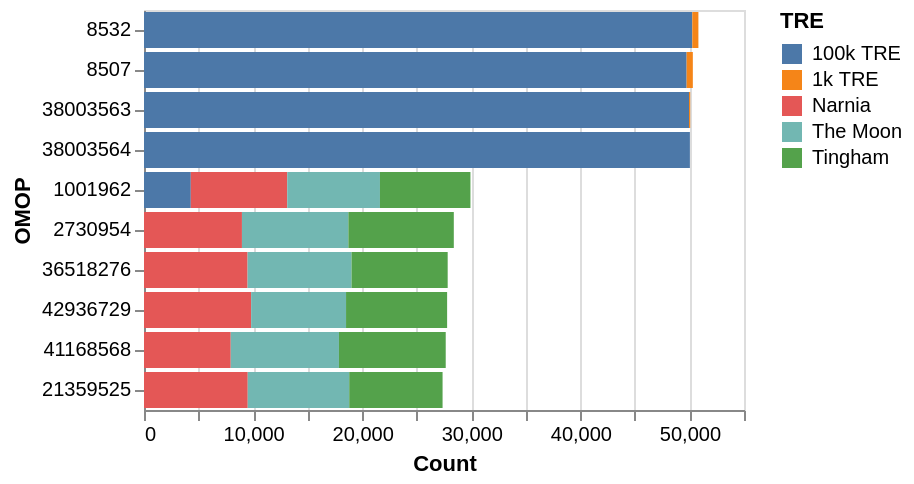

The cell this chart's notebook holds for it:
### Markdown cell above
You can plot the $k$ codes with the highest counts using `.plot_top_k_by_count(k)`.
If you run this notebook, you can hover over the bars to get the OMOP description of that code.

### Code cell
codesets.plot_top_k_by_count(10).

### Figure 1 — Vega-Lite specification as saved in the notebook (floating-point values rounded to 4 significant figures)
{"config": {"view": {"continuousWidth": 300, "continuousHeight": 300}}, "data": {"name": "data-a728793463941ee04eb23777eacf1e87"}, "mark": {"type": "bar"}, "encoding": {"color": {"field": "TRE", "type": "nominal"}, "tooltip": {"field": "OMOP_DESCR", "type": "nominal"}, "x": {"field": "Count", "type": "quantitative"}, "y": {"field": "OMOP", "sort": "-x", "type": "nominal"}}, "$schema": "https://vega.github.io/schema/vega-lite/v6.1.0.json", "datasets": {"data-a728793463941ee04eb23777eacf1e87": [{"OMOP": 8532, "TRE": "100k TRE", "Count": 50260.0, "OMOP_DESCR": "FEMALE"}, {"OMOP": 8532, "TRE": "1k TRE", "Count": 560.0, "OMOP_DESCR": "FEMALE"}, {"OMOP": 8532, "TRE": "Narnia", "Count": 0.0, "OMOP_DESCR": "FEMALE"}, {"OMOP": 8532, "TRE": "The Moon", "Count": 0.0, "OMOP_DESCR": "FEMALE"}, {"OMOP": 8532, "TRE": "Tingham", "Count": 0.0, "OMOP_DESCR": "FEMALE"}, {"OMOP": 8507, "TRE": "100k TRE", "Count": 49740.0, "OMOP_DESCR": "MALE"}, {"OMOP": 8507, "TRE": "1k TRE", "Count": 570.0, "OMOP_DESCR": "MALE"}, {"OMOP": 8507, "TRE": "Narnia", "Count": 0.0, "OMOP_DESCR": "MALE"}, {"OMOP": 8507, "TRE": "The Moon", "Count": 0.0, "OMOP_DESCR": "MALE"}, {"OMOP": 8507, "TRE": "Tingham", "Count": 0.0, "OMOP_DESCR": "MALE"}, {"OMOP": 38003563, "TRE": "100k TRE", "Count": 49960.0, "OMOP_DESCR": "Hispanic or Latino"}, {"OMOP": 38003563, "TRE": "1k TRE", "Count": 110.0, "OMOP_DESCR": "Hispanic or Latino"}, {"OMOP": 38003563, "TRE": "Narnia", "Count": 0.0, "OMOP_DESCR": "Hispanic or Latino"}, {"OMOP": 38003563, "TRE": "The Moon", "Count": 0.0, "OMOP_DESCR": "Hispanic or Latino"}, {"OMOP": 38003563, "TRE": "Tingham", "Count": 0.0, "OMOP_DESCR": "Hispanic or Latino"}, {"OMOP": 38003564, "TRE": "100k TRE", "Count": 50040.0, "OMOP_DESCR": "Not Hispanic or Latino"}, {"OMOP": 38003564, "TRE": "1k TRE", "Count": 0.0, "OMOP_DESCR": "Not Hispanic or Latino"}, {"OMOP": 38003564, "TRE": "Narnia", "Count": 0.0, "OMOP_DESCR": "Not Hispanic or Latino"}, {"OMOP": 38003564, "TRE": "The Moon", "Count": 0.0, "OMOP_DESCR": "Not Hispanic or Latino"}, {"OMOP": 38003564, "TRE": "Tingham", "Count": 0.0, "OMOP_DESCR": "Not Hispanic or Latino"}, {"OMOP": 1001962, "TRE": "100k TRE", "Count": 4290.0, "OMOP_DESCR": "During the past 4 weeks, I have the feeling I am taken seriously by people in my working environment [Quality of Working Life Questionnaire for Cancer Survivors]"}, {"OMOP": 1001962, "TRE": "1k TRE", "Count": 0.0, "OMOP_DESCR": "During the past 4 weeks, I have the feeling I am taken seriously by people in my working environment [Quality of Working Life Questionnaire for Cancer Survivors]"}, {"OMOP": 1001962, "TRE": "Narnia", "Count": 8841.0, "OMOP_DESCR": "During the past 4 weeks, I have the feeling I am taken seriously by people in my working environment [Quality of Working Life Questionnaire for Cancer Survivors]"}, {"OMOP": 1001962, "TRE": "The Moon", "Count": 8498.0, "OMOP_DESCR": "During the past 4 weeks, I have the feeling I am taken seriously by people in my working environment [Quality of Working Life Questionnaire for Cancer Survivors]"}, {"OMOP": 1001962, "TRE": "Tingham", "Count": 8295.0, "OMOP_DESCR": "During the past 4 weeks, I have the feeling I am taken seriously by people in my working environment [Quality of Working Life Questionnaire for Cancer Survivors]"}, {"OMOP": 2730954, "TRE": "100k TRE", "Count": 0.0, "OMOP_DESCR": "Bypass Right Common Iliac Artery to Right Renal Artery with Nonautologous Tissue Substitute, Open Approach"}, {"OMOP": 2730954, "TRE": "1k TRE", "Count": 0.0, "OMOP_DESCR": "Bypass Right Common Iliac Artery to Right Renal Artery with Nonautologous Tissue Substitute, Open Approach"}, {"OMOP": 2730954, "TRE": "Narnia", "Count": 8978.0, "OMOP_DESCR": "Bypass Right Common Iliac Artery to Right Renal Artery with Nonautologous Tissue Substitute, Open Approach"}, {"OMOP": 2730954, "TRE": "The Moon", "Count": 9756.0, "OMOP_DESCR": "Bypass Right Common Iliac Artery to Right Renal Artery with Nonautologous Tissue Substitute, Open Approach"}, {"OMOP": 2730954, "TRE": "Tingham", "Count": 9665.0, "OMOP_DESCR": "Bypass Right Common Iliac Artery to Right Renal Artery with Nonautologous Tissue Substitute, Open Approach"}, {"OMOP": 36518276, "TRE": "100k TRE", "Count": 0.0, "OMOP_DESCR": "Mullerian mixed tumor of connective, Subcutaneous and other soft tissues of thorax"}, {"OMOP": 36518276, "TRE": "1k TRE", "Count": 0.0, "OMOP_DESCR": "Mullerian mixed tumor of connective, Subcutaneous and other soft tissues of thorax"}, {"OMOP": 36518276, "TRE": "Narnia", "Count": 9495.0, "OMOP_DESCR": "Mullerian mixed tumor of connective, Subcutaneous and other soft tissues of thorax"}, {"OMOP": 36518276, "TRE": "The Moon", "Count": 9532.0, "OMOP_DESCR": "Mullerian mixed tumor of connective, Subcutaneous and other soft tissues of thorax"}, {"OMOP": 36518276, "TRE": "Tingham", "Count": 8811.0, "OMOP_DESCR": "Mullerian mixed tumor of connective, Subcutaneous and other soft tissues of thorax"}, {"OMOP": 42936729, "TRE": "100k TRE", "Count": 0.0, "OMOP_DESCR": "Sulindac 200 MG [CLIDOL]"}, {"OMOP": 42936729, "TRE": "1k TRE", "Count": 0.0, "OMOP_DESCR": "Sulindac 200 MG [CLIDOL]"}, {"OMOP": 42936729, "TRE": "Narnia", "Count": 9821.0, "OMOP_DESCR": "Sulindac 200 MG [CLIDOL]"}, {"OMOP": 42936729, "TRE": "The Moon", "Count": 8700.0, "OMOP_DESCR": "Sulindac 200 MG [CLIDOL]"}, {"OMOP": 42936729, "TRE": "Tingham", "Count": 9265.0, "OMOP_DESCR": "Sulindac 200 MG [CLIDOL]"}, {"OMOP": 41168568, "TRE": "100k TRE", "Count": 0.0, "OMOP_DESCR": "celecoxib 100 MG Oral Capsule [Celecoxib Al] Box of 20 by Aliud"}, {"OMOP": 41168568, "TRE": "1k TRE", "Count": 0.0, "OMOP_DESCR": "celecoxib 100 MG Oral Capsule [Celecoxib Al] Box of 20 by Aliud"}, {"OMOP": 41168568, "TRE": "Narnia", "Count": 7952.0, "OMOP_DESCR": "celecoxib 100 MG Oral Capsule [Celecoxib Al] Box of 20 by Aliud"}, {"OMOP": 41168568, "TRE": "The Moon", "Count": 9917.0, "OMOP_DESCR": "celecoxib 100 MG Oral Capsule [Celecoxib Al] Box of 20 by Aliud"}, {"OMOP": 41168568, "TRE": "Tingham", "Count": 9789.0, "OMOP_DESCR": "celecoxib 100 MG Oral Capsule [Celecoxib Al] Box of 20 by Aliud"}, {"OMOP": 21359525, "TRE": "100k TRE", "Count": 0.0, "OMOP_DESCR": "Sigvaris Coton (15-20mmHg) thigh length closed toe with grip top lymphoedema garment male long extra large"}, {"OMOP": 21359525, "TRE": "1k TRE", "Count": 0.0, "OMOP_DESCR": "Sigvaris Coton (15-20mmHg) thigh length closed toe with grip top lymphoedema garment male long extra large"}, {"OMOP": 21359525, "TRE": "Narnia", "Count": 9510.0, "OMOP_DESCR": "Sigvaris Coton (15-20mmHg) thigh length closed toe with grip top lymphoedema garment male long extra large"}, {"OMOP": 21359525, "TRE": "The Moon", "Count": 9303.0, "OMOP_DESCR": "Sigvaris Coton (15-20mmHg) thigh length closed toe with grip top lymphoedema garment male long extra large"}, {"OMOP": 21359525, "TRE": "Tingham", "Count": 8556.0, "OMOP_DESCR": "Sigvaris Coton (15-20mmHg) thigh length closed toe with grip top lymphoedema garment male long extra large"}]}}
